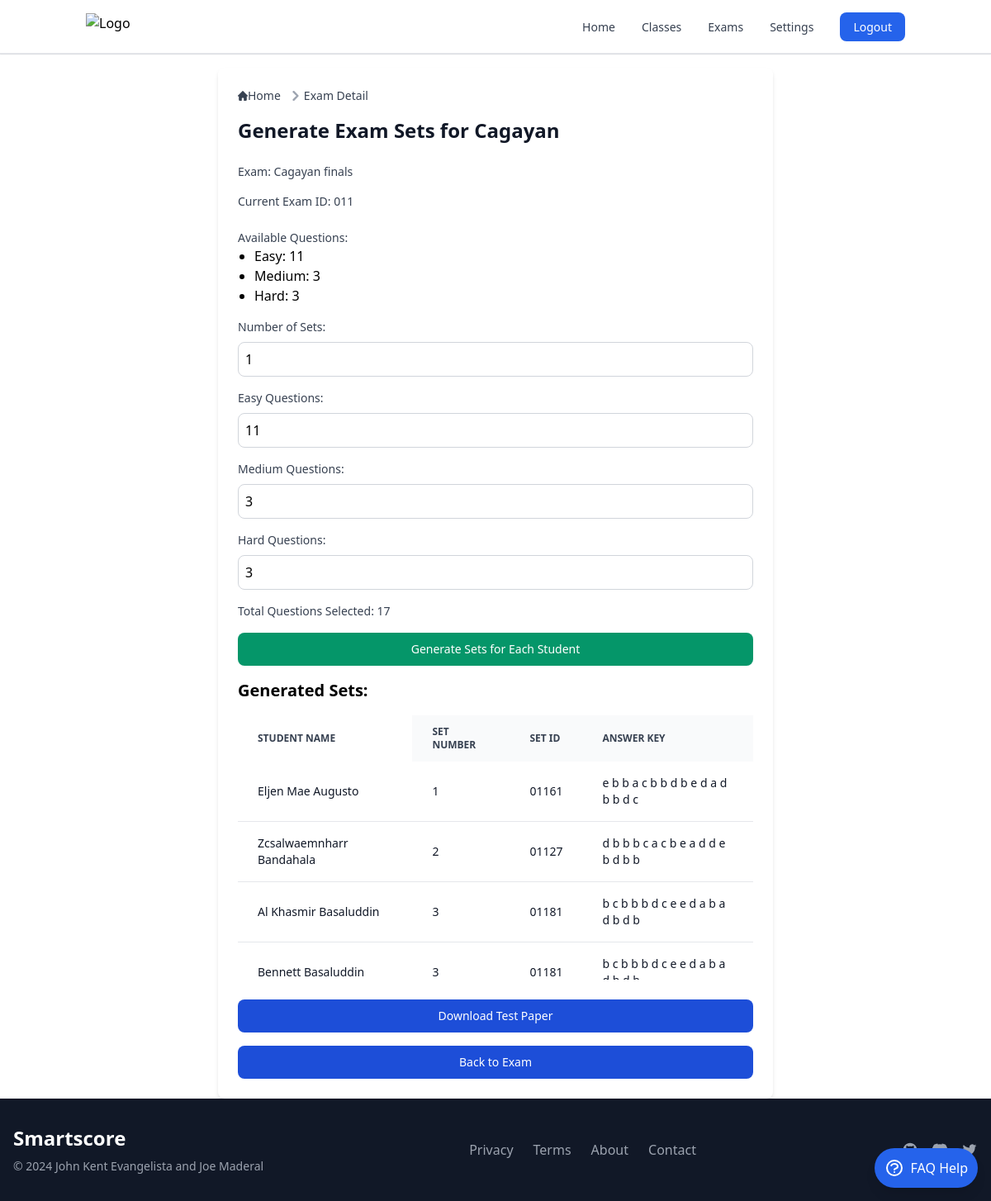
The app's page /exams/13/11/generate-sets/ (signed in) with its own data.
### smartscoreapp/models.py (models this page shows, shortened)
class Class(models.Model):
    name = models.CharField(max_length=100)
    description = models.TextField(blank=True)
    user = models.ForeignKey(settings.AUTH_USER_MODEL, on_delete=models.CASCADE)

class Exam(models.Model):
    exam_id = models.CharField(max_length=3, unique=True, editable=False)
    name = models.CharField(max_length=50)
    class_assigned = models.ForeignKey(Class, related_name='exams', on_delete=models.SET_NULL, null=True)  # Set to NULL on class deletion
    questions = models.ManyToManyField(Question, related_name='exams')
    set_id = models.CharField(max_length=6, unique=True, blank=True)
    instructions = models.TextField(blank=True, null=True)
    time_limit = models.IntegerField(null=True, blank=True)

class TestSet(models.Model):
    exam = models.ForeignKey(Exam, on_delete=models.CASCADE)
    student = models.ForeignKey(Student, on_delete=models.CASCADE)
    set_no = models.IntegerField()
    set_id = models.CharField(max_length=5, blank=True)  # Removed unique=True
    questions = models.ManyToManyField('Question', related_name='test_sets', blank=True)
    answer_key = models.CharField(max_length=255, blank=True)
    class Meta:
        unique_together = [['exam', 'student']]  # Ensure one test set per student per exam

class Student(models.Model):
    first_name = models.CharField(max_length=50)
    last_name = models.CharField(max_length=50)
    middle_initial = models.CharField(max_length=1, blank=True)
    student_id = models.CharField(max_length=12, blank=True)  # Not unique
    assigned_class = models.ForeignKey(Class, on_delete=models.CASCADE, related_name='students', null=False)
    short_id = models.CharField(max_length=8, editable=False, null=True, blank=True)
    class Meta:
        unique_together = ('first_name', 'last_name', 'middle_initial', 'assigned_class', 'short_id')

### smartscoreapp/views.py (the view, shortened to what this page needs)
# urls.py: path('exams/<int:class_id>/<int:exam_id>/generate-sets/', generate_exam_sets, name='generate_sets'),
@login_required
def generate_exam_sets(request, class_id, exam_id):
    exam = get_object_or_404(Exam, id=exam_id)
    current_class = get_object_or_404(Class, id=class_id)
    easy_questions = list(exam.questions.filter(difficulty='Easy'))
    medium_questions = list(exam.questions.filter(difficulty='Medium'))
    hard_questions = list(exam.questions.filter(difficulty='Hard'))
    easy_count = len(easy_questions)
    medium_count = len(medium_questions)
    hard_count = len(hard_questions)
    context = {
        'exam': exam,
        'current_class': current_class,
        'generated_sets': TestSet.objects.filter(exam=exam, student__in=current_class.students.all()).order_by('student__last_name', 'student__first_name'),
        'easy_count': easy_count,
        'medium_count': medium_count,
        'hard_count': hard_count,
    }
    return render(request, 'exams/generate_sets.html', context)

### templates/exams/generate_sets.html (shortened to what this page needs)
{% extends 'base.html' %}
{% block content %}
<div class="max-w-2xl mx-auto p-6 bg-white shadow-md rounded-lg">
  <nav class="flex mb-4" aria-label="Breadcrumb">
    <ol class="inline-flex items-center space-x-1 md:space-x-2 rtl:space-x-reverse">
      <li class="inline-flex items-center">
        <a href="{% url 'index' %}" class="inline-flex items-center text-sm font-medium text-gray-700 hover:text-blue-600 dark:text-gray-400 dark:hover:text-white">
          Home
        </a>
      </li>
      <li class="flex items-center">
        <svg class="rtl:rotate-180 w-3 h-3 text-gray-400 mx-1" aria-hidden="true" xmlns="http://www.w3.org/2000/svg" fill="none" viewBox="0 0 6 10">
          <path stroke="currentColor" stroke-linecap="round" stroke-linejoin="round" stroke-width="2" d="m1 9 4-4-4-4"/>
        </svg>
        <a href="{% url 'exam_detail' exam.id %}" class="text-sm font-medium text-gray-700 hover:text-blue-600 dark:text-gray-400 dark:hover:text-white">Exam Detail</a>
      </li>
    </ol>
  </nav>
  <h1 class="text-2xl font-semibold text-gray-900 dark:text-white mb-6">Generate Exam Sets for {{ current_class.name }}</h1>
  <p class="text-sm font-medium text-gray-700 mb-4">Exam: {{ exam.name }}</p>
  <p class="text-sm font-medium text-gray-700 mb-4">Current Exam ID: {{ exam.exam_id }}</p>
  <form id="generate-sets-form" action="{% url 'generate_exam_sets' current_class.id exam.id %}" method="POST" class="mt-6">
    <div class="mb-4">
      <p class="text-sm font-medium text-gray-700">Available Questions:</p>
      <ul class="list-disc pl-5">
        <li>Easy: {{ easy_count }}</li>
        <li>Medium: {{ medium_count }}</li>
        <li>Hard: {{ hard_count }}</li>
      </ul>
    </div>
    <div class="mb-4">
      <label for="num_sets" class="block mb-2 text-sm font-medium text-gray-700">Number of Sets:</label>
      <input type="number" id="num_sets" name="num_sets" min="1" value="1" required class="block w-full p-2 border border-gray-300 rounded-lg">
    </div>
    <div class="mb-4">
      <label for="easy_questions" class="block mb-2 text-sm font-medium text-gray-700">Easy Questions:</label>
      <input type="number" id="easy_questions" name="easy_questions" min="0" value="{{ easy_count }}" class="block w-full p-2 border border-gray-300 rounded-lg">
    </div>
    <div class="mb-4">
      <label for="medium_questions" class="block mb-2 text-sm font-medium text-gray-700">Medium Questions:</label>
      <input type="number" id="medium_questions" name="medium_questions" min="0" value="{{ medium_count }}" class="block w-full p-2 border border-gray-300 rounded-lg">
    </div>
    <div class="mb-4">
      <label for="hard_questions" class="block mb-2 text-sm font-medium text-gray-700">Hard Questions:</label>
      <input type="number" id="hard_questions" name="hard_questions" min="0" value="{{ hard_count }}" class="block w-full p-2 border border-gray-300 rounded-lg">
    </div>
    <div class="mb-4">
      <p class="text-sm font-medium text-gray-700">Total Questions Selected: <span id="total-questions">0</span></p>
    </div>
    <button type="submit" class="block w-full text-white bg-green-600 hover:bg-green-700 focus:ring-4 focus:outline-none focus:ring-green-300 font-medium rounded-lg text-sm px-5 py-2.5 text-center">
        Generate Sets for Each Student
    </button>
  </form>
  <div class="mt-4">
    {% if generated_sets %}
      <h2 class="text-xl font-bold mb-4">Generated Sets:</h2>
      <div class="relative overflow-x-auto max-h-80 mb-6">
        <table class="min-w-full text-sm text-left text-gray-500 dark:text-gray-400">
          <thead class="text-xs text-gray-700 uppercase bg-gray-50 dark:bg-gray-700 dark:text-gray-400">
            <tr>
              <th scope="col" class="px-6 py-3 sticky left-0 bg-white dark:bg-gray-800 z-10">
                Student Name
              </th>
              <th scope="col" class="px-6 py-3">Set Number</th>
              <th scope="col" class="px-6 py-3">Set ID</th>
              <th scope="col" class="px-6 py-3">Answer Key</th>
            </tr>
          </thead>
          <tbody>
            {% for test_set in generated_sets %}
              <tr class="bg-white border-b dark:bg-gray-800 dark:border-gray-700">
                <td class="px-6 py-4 font-medium text-gray-900 dark:text-white sticky left-0 bg-white dark:bg-gray-800">
                  {{ test_set.student.first_name }} {{ test_set.student.last_name }}
                </td>
                <td class="px-6 py-4 text-gray-900 dark:text-white">{{ test_set.set_no }}</td>
                <td class="px-6 py-4 text-gray-900 dark:text-white">{{ test_set.set_id }}</td>
                <td class="px-6 py-4 text-gray-900 dark:text-white">
                  {% if test_set.answer_key %}
                    {% for char in test_set.answer_key %}
                      {% if char == '0' %}a{% elif char == '1' %}b{% elif char == '2' %}c{% elif char == '3' %}d{% elif char == '4' %}e{% else %}{{ char }}{% endif %}{% if not forloop.last %} {% endif %}
                    {% endfor %}
                  {% else %}
                    -
                  {% endif %}
                </td>
              </tr>
            {% empty %}
              <tr class="bg-white border-b dark:bg-gray-800 dark:border-gray-700">
                <td colspan="4" class="px-6 py-4 text-center text-gray-500 dark:text-gray-400">No sets generated yet. Please ensure you have enough questions and sets specified.</td>
              </tr>
            {% endfor %}
          </tbody>
        </table>
      </div>
    {% endif %}
  </div>
  <div class="mt-6">
    <a href="{% url 'download_test_paper' current_class.id exam.id %}" class="block text-white bg-blue-700 hover:bg-blue-800 focus:ring-4 focus:outline-none focus:ring-blue-300 font-medium rounded-lg text-sm px-5 py-2.5 text-center dark:bg-blue-600 dark:hover:bg-blue-700 dark:focus:ring-blue-800">
      Download Test Paper
    </a>
</div>
    <a href="{% url 'exam_detail' exam.id %}" class="mt-4 block text-white bg-blue-700 hover:bg-blue-800 focus:ring-4 focus:outline-none focus:ring-blue-300 font-medium rounded-lg text-sm px-5 py-2.5 text-center dark:bg-blue-600 dark:hover:bg-blue-700 dark:focus:ring-blue-800">
      Back to Exam
    </a>
  </div>
</div>
{% endblock %}

### records on screen
Class: name "Cagayan"
Exam: name "Cagayan finals", exam_id "011"
TestSet: student.first_name "Eljen Mae", student.last_name "Augusto", set_no "1", set_id "01161"
TestSet: student.first_name "Zcsalwaemnharr", student.last_name "Bandahala", set_no "2", set_id "01127"
TestSet: student.first_name "Al Khasmir", student.last_name "Basaluddin", set_no "3", set_id "01181"
TestSet: student.first_name "Bennett", student.last_name "Basaluddin", set_no "3", set_id "01181"

### other values on screen
{{ easy_count }} "11"
{{ medium_count }} "3"
{{ hard_count }} "3"
